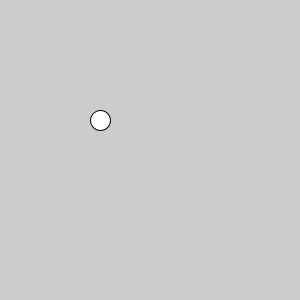
Frame 1 (no input)
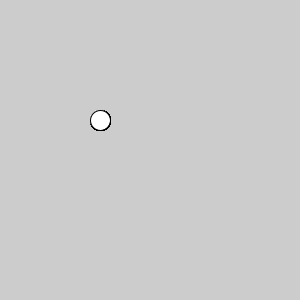
Frame 60 (the mouse pressed at the canvas centre just before this capture)
Frame 120 (the mouse held since frame 60 and released just before this capture): identical to frame 60, image omitted

The Processing sketch that drew these frames (run headless with seeded random() and noise(); from frame 60 on, the mouse is pressed at the canvas centre):

// Processing sketch: processing_49193
// ── processing_49193.pde

// RECAP! 

// Arrays : 

// Make an array of integers and populate it with numbers :
int[] ages = {22, 23, 21, 20, 39};

// Create an empty array of integers 
int[] ages2 = new int[10]; 

// Make an array of Strings
String[] ourNames = {"George", "Matt", "Harry", "Marie", "Kirsty", "Marcella"}; 

// define and instantiate a variable of type Circle
Circle myCircle = new Circle(); 


void setup() { 
  
  size(300,300); 
  smooth(); 
  
  // add a new item to an array :
  ourNames = append(ourNames, "Adrian"); 
  println(ourNames); 
  
  // set properties of an object : 
  myCircle.x = 100;  
  myCircle.y = 120;
  
}

void draw() { 

  // call a method (function) of an object :   
  myCircle.drawCircle(); 
  
}


// define a function that takes two integer arguments 
// and returns an integer

int addNumbers(int num1, int num2) { 
   return num1+num2; 
}


// define a custom class of type Circle : 
class Circle {
  
  // declare properties (variables) that belong to the object :
  int x; 
  int y; 
  int circleSize; 
  
  // define the constructor - a special function that is called
  // when an object is instantiated (with the 'new' keyword)
  Circle() { 
    
    // set the objects default properties (could be done
    // at the same time as declaration above if preferred)
    x = 0; 
    y = 0; 
    circleSize = 20; 
  
  }  
  
  // define a method (function) that belongs to this object
  // and can be called using dot syntax (see above in the draw function). 
  void drawCircle() {
    
    ellipse(x,y, circleSize, circleSize);   
    
  }
  
  
}
